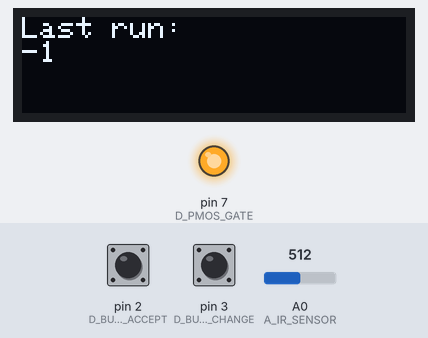
Recording of a sketch running on a simulated Arduino Uno, built with avr-gcc and run on an emulated ATmega328P. Parts: 128×32 one-colour display, output pins drawn as LEDs (lit = HIGH). The inputs (shaded band) are chosen by the test bench; at power-on: pin 2 (D_BUTTON_ACCEPT) HIGH, pin 3 (D_BUTTON_CHANGE) HIGH, A0 (A_IR_SENSOR) = 512. EEPROM starts erased.

Above: at 1.2 s.
1.3 s: pin 2 (D_BUTTON_ACCEPT) pulled LOW for 0.15 s
At 1.7 s:
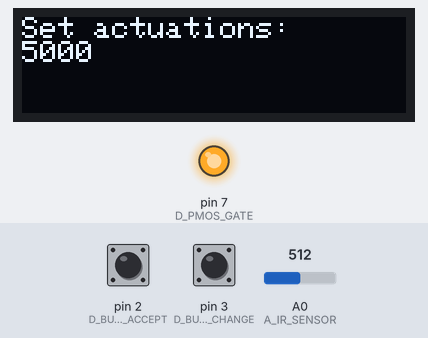
2.9 s: pin 2 (D_BUTTON_ACCEPT) pulled LOW for 1 s
At 4.2 s:
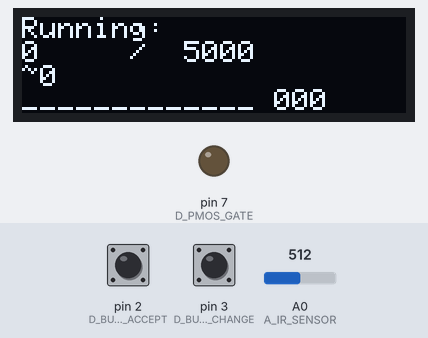
5.4 s: pin 2 (D_BUTTON_ACCEPT) pulled LOW for 0.15 s
At 6.0 s:
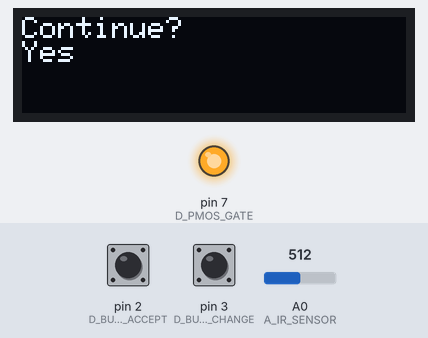
7.0 s: pin 3 (D_BUTTON_CHANGE) pulled LOW for 0.15 s
At 8.2 s:
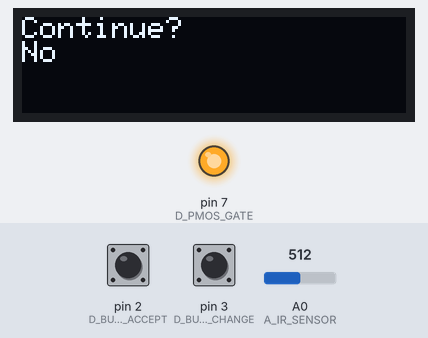
8.6 s: pin 2 (D_BUTTON_ACCEPT) pulled LOW for 3.2 s
At 10.0 s:
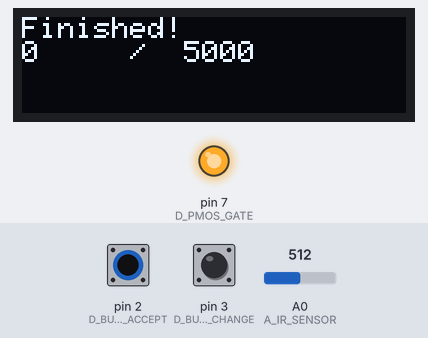
13.3 s: pin 2 (D_BUTTON_ACCEPT) pulled LOW for 0.15 s
At 14.4 s:
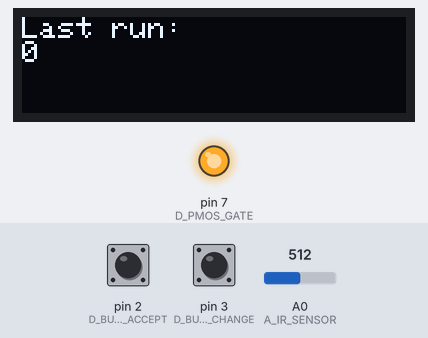
Timing chart, 0 to 15.9 s (numbered marks = the images above; inputs shaded):
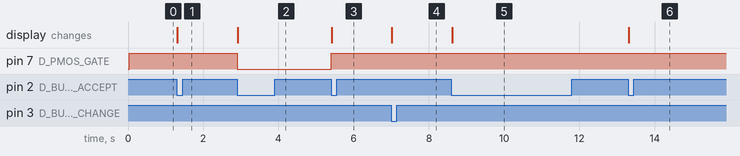

The sketch:

actuation-controller.ino
```cpp
#include <SPI.h>
#include <Wire.h>
#include <Adafruit_GFX.h>
#include <Adafruit_SSD1306.h>
#include <EEPROM.h>

#define SCREEN_WIDTH          128 // OLED display width, in pixels
#define SCREEN_HEIGHT         32 // OLED display height, in pixels
#define OLED_RESET            -1 // Reset pin # (or -1 if sharing Arduino reset pin)
#define SCREEN_ADDRESS        0x3C // See datasheet for Address; 0x3D for 128x64, 0x3C for 128x32
#define MIN_ACTUATIONS        5000L
#define MAX_ACTUATIONS        100000L
#define SET_ACTUATIONS_STEP   5000L
#define IR_SENSOR_CAL_SAMPLE  INT16_MAX // Number of sample to take to calibrate sensor
#define IR_SENSOR_CAL_DELAY   50 // Millis delay between sampling

enum ANALOG_PINS {
  A_IR_SENSOR = A0
};

enum DIGITAL_PINS {
  D_BUTTON_ACCEPT = 2,
  D_BUTTON_CHANGE = 3,
  D_PMOS_GATE = 7
};

enum CONTROLLER_STATE {
  CTRL_BOOT,
  CTRL_START,
  CTRL_SET,
  CTRL_TRACK,
  CTRL_PAUSE,
  CTRL_DONE
};

enum EEPROM_ADDRESSES {
  ADDR_LAST_COUNT
};

Adafruit_SSD1306 oled(SCREEN_WIDTH, SCREEN_HEIGHT, &Wire, OLED_RESET);

int controllerState = CTRL_BOOT;
int controllerPrevState = CTRL_BOOT;

long actuationCount = 0;
long actuationPrevCount = 0;
long actuationSetCount = MIN_ACTUATIONS;

int acceptButtonState = 0;
int acceptButtonPrevState = 0;
bool acceptButtonUp = false;

int changeButtonState = 0;
int changeButtonPrevState = 0;
bool changeButtonUp = false;

int irSensorValue = 0;
int prevIrSensorValue = 0;
int irSensorCalibrationCount = 0;
unsigned long irCalibrationTimestamp = 0;
unsigned long irCalibrationPrevTimestamp = 0;
int irSensorCalibratedThreshold = 0;

char trackSensorString[16];
char trackProgressString[16];
char trackProgressBarString[16];
int trackProgressBarSize = 13; // Match size of progress format output
char TRACK_PROGRESS_FORMAT[] = "%-6ld/%6ld";
char TRACK_SENSOR_FORMAT[] = "~%-4d";

bool pauseContinue = true;

void setup() {
  oled.begin(SSD1306_SWITCHCAPVCC, SCREEN_ADDRESS);
  oled.setTextSize(1);
  oled.setTextColor(SSD1306_WHITE);

  pinMode(D_BUTTON_ACCEPT, INPUT);
  pinMode(D_BUTTON_CHANGE, INPUT);
  pinMode(D_PMOS_GATE, OUTPUT);

  digitalWrite(D_PMOS_GATE, HIGH);

  controllerState = CTRL_START;
}

void loop() {
  // Check the status of the buttons
  acceptButtonState = digitalRead(D_BUTTON_ACCEPT);
  acceptButtonUp = acceptButtonState != acceptButtonPrevState && acceptButtonState == LOW;
  acceptButtonPrevState = acceptButtonState;

  changeButtonState = digitalRead(D_BUTTON_CHANGE);
  changeButtonUp = changeButtonState != changeButtonPrevState && changeButtonState == LOW;
  changeButtonPrevState = changeButtonState;

  if (controllerState != controllerPrevState) {
    // Moving to new state
    switch (controllerState) {
      case CTRL_START:
        handleControllerStart();
        break;
      case CTRL_SET:
        handleControllerSet();
        break;
      case CTRL_TRACK:
        handleControllerTrack();
        break;
      case CTRL_PAUSE:
        handleControllerPause();
        break;
      default:
        handleControllerDone();
        break;
    }
    controllerPrevState = controllerState;
  } else {
    switch (controllerState) {
      case CTRL_START:
        handleControllerStarting();
        break;
      case CTRL_SET:
        handleControllerSetting();
        break;
      case CTRL_TRACK:
        handleControllerTracking();
        break;
      case CTRL_PAUSE:
        handleControllerPausing();
        break;
      default:
        handleControllerWaiting();
        break;
    }
  }

}

void handleControllerStart() {
  EEPROM.get(ADDR_LAST_COUNT, actuationPrevCount);

  oled.clearDisplay();
  oled.setCursor(0, 0);
  oled.println("Last run:");
  oled.println(actuationPrevCount);
  oled.display();

  actuationCount = 0;
  actuationPrevCount = 0;
  irSensorCalibrationCount = 0;
  irSensorCalibratedThreshold = 0;
}

void handleControllerStarting() {
  if (acceptButtonUp) {
    controllerState = CTRL_SET;
    return;
  }
}

void printControllerSet() {
  oled.clearDisplay();
  oled.setCursor(0, 0);
  oled.println("Set actuations:");
  oled.println(actuationSetCount);
  oled.display();
}

void handleControllerSet() {
  printControllerSet();
}

void handleControllerSetting() {
  if (acceptButtonUp) {
    controllerState = CTRL_TRACK;
    return;
  }


  if (changeButtonUp) {
    actuationSetCount += SET_ACTUATIONS_STEP;

    if (actuationSetCount > MAX_ACTUATIONS) {
      actuationSetCount = MIN_ACTUATIONS;
    }

    printControllerSet();
  }
}

void printControllerTrack() {
  int percent = actuationCount * 100L / actuationSetCount;
  int sections = actuationCount * trackProgressBarSize / actuationSetCount;
  for (int i = 0; i < trackProgressBarSize; i++) {
    trackProgressBarString[i] = i < sections
      ? '\xB1'
      : '_';
  }
  trackProgressBarString[trackProgressBarSize] = ' ';
  trackProgressBarString[trackProgressBarSize + 1] = percent / 10 + '0';
  trackProgressBarString[trackProgressBarSize + 2] = percent % 10 + '0';
  trackProgressBarString[trackProgressBarSize + 3] = '%';

  sprintf(trackProgressString, TRACK_PROGRESS_FORMAT, actuationCount, actuationSetCount);
  sprintf(trackSensorString, TRACK_SENSOR_FORMAT, irSensorCalibratedThreshold);

  oled.clearDisplay();
  oled.setCursor(0, 0);
  oled.println("Running:");
  oled.println(trackProgressString);
  oled.println(trackSensorString);
  oled.println(trackProgressBarString);
  oled.display();
}

void handleControllerTrack() {
  digitalWrite(D_PMOS_GATE, LOW);
  printControllerTrack();
}

void handleControllerTracking() {
  irSensorValue = analogRead(A_IR_SENSOR) / 4;

  // "Auto-calibrate" sensor
  if (irSensorCalibrationCount < INT16_MAX) {
    irCalibrationTimestamp = millis();
    if (irCalibrationTimestamp - irCalibrationPrevTimestamp > IR_SENSOR_CAL_DELAY) {
      // Add value to average
      irSensorCalibrationCount++;
      irSensorCalibratedThreshold = irSensorCalibratedThreshold + ((irSensorValue - irSensorCalibratedThreshold) / irSensorCalibrationCount);
      irCalibrationPrevTimestamp = irCalibrationTimestamp;
    }
  }

  // IR Sensor values are HIGH by default and change to LOW when something gets close enough
  // So read a RISING signal past the threshold to detect object leaving sensor area
  if (prevIrSensorValue < irSensorCalibratedThreshold && irSensorValue > irSensorCalibratedThreshold) {
    actuationCount++;
  }
  prevIrSensorValue = irSensorValue;

  if (actuationCount != actuationPrevCount) {
    actuationPrevCount = actuationCount;

    // Save to eeprom every 5% progress made
    if (actuationCount * 100L / actuationSetCount % 5L) {
      EEPROM.put(ADDR_LAST_COUNT, actuationCount);
    }

    printControllerTrack();
  }

  if (actuationCount >= actuationSetCount) {
    controllerState = CTRL_DONE;
    return;
  }

  if (acceptButtonUp) {
    controllerState = CTRL_PAUSE;
    return;
  }
}

void printControllerPause() {
  oled.clearDisplay();
  oled.setCursor(0, 0);
  oled.println("Continue?");
  oled.println(pauseContinue ? "Yes": "No");
  oled.display();
}

void handleControllerPause() {
  digitalWrite(D_PMOS_GATE, HIGH);
  printControllerPause();
  delay(300);
}

void handleControllerPausing() {
  if (acceptButtonUp) {
    if (pauseContinue) {
      controllerState = CTRL_TRACK;
      return;
    }

    controllerState = CTRL_DONE;
    return;
  }

  if (changeButtonUp) {
    pauseContinue = !pauseContinue;
    printControllerPause();
  }
}

void handleControllerDone() {
  digitalWrite(D_PMOS_GATE, HIGH);
  EEPROM.put(ADDR_LAST_COUNT, actuationPrevCount);

  sprintf(trackProgressString, TRACK_PROGRESS_FORMAT, actuationCount, actuationSetCount);
  oled.clearDisplay();
  oled.setCursor(0, 0);
  oled.println("Finished!");
  oled.println(trackProgressString);
  oled.display();
}

void handleControllerWaiting() {
  if (acceptButtonUp) {
    controllerState = CTRL_START;
  }
}
```

Measured:
- after the input at 1.3 s, the display: changes at once (image 1)
- after the input at 2.9 s, pin 7 (D_PMOS_GATE): HIGH → LOW at once; the display: changes at once (image 2)
- after the input at 5.4 s, pin 7 (D_PMOS_GATE): LOW → HIGH at once; the display: changes at once (image 3)
- after the input at 7.0 s, the display: changes at once (image 4)
- after the input at 8.6 s, the display: changes at once (image 5)
- after the input at 13.3 s, the display: changes at once (image 6)
